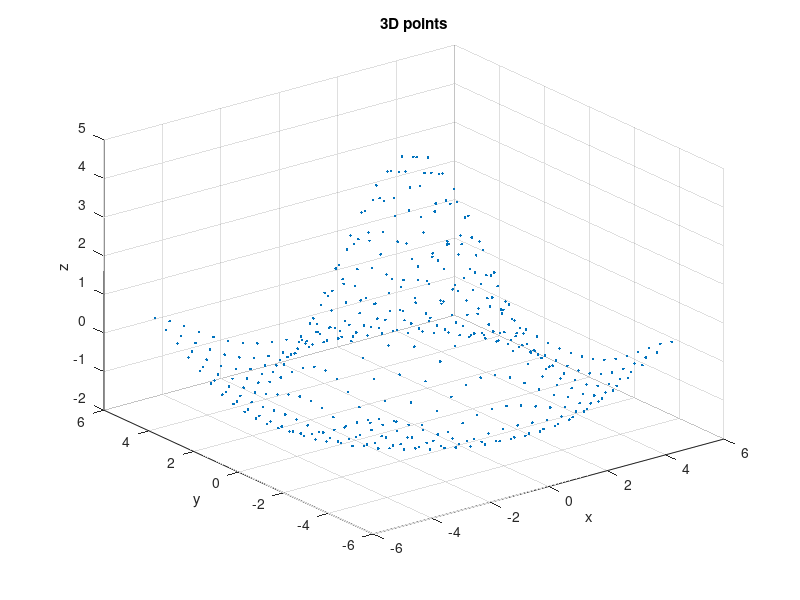
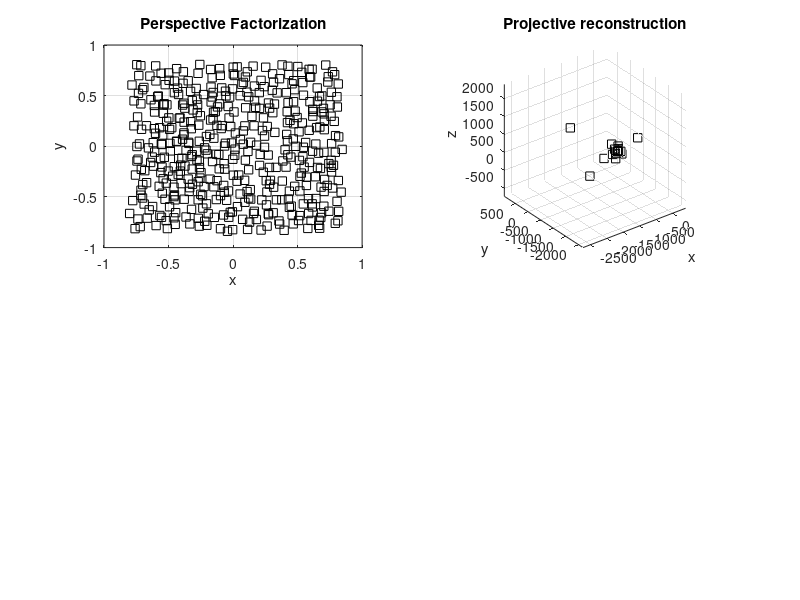
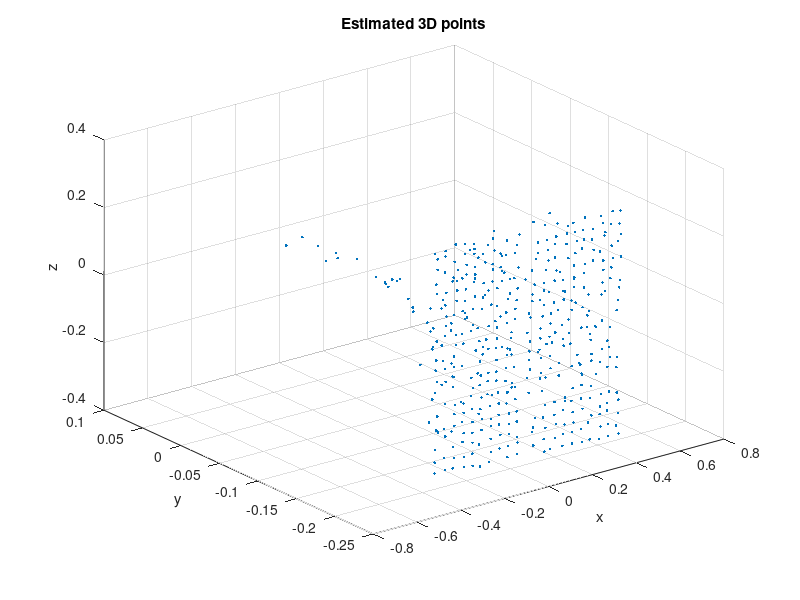

Write the MATLAB code that produced these figures, in order. (Note: this script raises an error after producing the figures.)
%%%%%%%%%%%%%%%%%%%%%%%%%%%%%%%%%%%%%%%%%%%%%%%%%%%%%%
% Interventional Medical Image Processing (IMIP)
% SS 2011
% (C) University Erlangen-Nuremberg
% Author: Attila Budai & Jan Paulus
% Exercise 3: Perspective Factorization & Homography                                             
% NOTE: Complete the '???' lines!                                       
%%%%%%%%%%%%%%%%%%%%%%%%%%%%%%%%%%%%%%%%%%%%%%%%%%%%%%

clear all;
close all;

% Normalize the image data using isotropic scaling due to numerical
% instabilities
% 0: no
% 1: yes
ISO_SCALING = 1; 

noiseLevel = 0.09;
xmin = -1;
xmax = 1;
ymin = -1;
ymax = 1;

% create point correspondences
[X,Y] = meshgrid(-5.1:.5:4.9);
R = sqrt(X.^2 + Y.^2) + eps;
Z = 5 * sin(R)./R;
xc = X(:);
yc = Y(:);
zc = Z(:);

% create homogeneous coordinates
[m,n] = size(xc);
x4d = [xc(:), yc(:), zc(:), ones(m*n,1)]';

figure(1); 
plot3( xc(:), yc(:), zc(:), '.' ); 
xlabel('x');
ylabel('y');
zlabel('z');
grid on
drawnow;
title('3D points');

numberOfTrackedPoints = length(xc)
numberOfFrames = 20 

P = zeros(numberOfFrames, 3, 4);
points = zeros(numberOfTrackedPoints, numberOfFrames, 2);

% (u0, v0) principal point 
u0 = 0.0;
v0 = 0.0;
f = 0.050; % focal length 50 mm = 0.05 m

px = 0.0004;
py = 0.0004;
sx = f/px;
sy = f/py;
s = 0;

KPR = [ sx s  u0 0;
        0  sy v0 0;
        0  0  1  0];

% rotation angle of each frame
angleStep = 9 / 180 * pi
rotAngle = numberOfFrames*angleStep % = pi -> 180 degree

cd = 1; 
number = 1;

% translation vector (x/y plane)
t1 =  0;
t2 =  0;
t3 =  800; % 700: more distance, 400: lower distance

% rotate camera around y-axis
alphay = 0;
alphaz = 0
alphax = 0

for alphay=0:angleStep:(rotAngle-angleStep)
    alphay
    number 
    
    RotX = [ 1  0                 0;
             0  cd*cos(alphax)   cd*(-sin(alphax));
             0  cd*sin(alphax)   cd*cos(alphax)];
         
    RotY = [ cd*cos(alphay)  0   cd*(-sin(alphay));
             0               1   0;
             cd*sin(alphay)  0   cd*cos(alphay)];
         
    RotZ = [ cd*cos(alphaz)  cd*(-sin(alphaz))  0;
             cd*sin(alphaz)  cd*cos(alphaz)     0;
             0               0                  1];
               
    Rot = RotX * RotY * RotZ;     
    
    % extrinsic parameters (R,t)
    T = [t1 t2 t3]';
    R = [ Rot   T;
          0 0 0 1];
      
    % resulting 3x4 projection matrix = intrinsic * extrinsic
    Pt = KPR*R;
    
    % perspective projection of the points
    x2d = Pt * x4d;
    x = x2d(1,:) ./ x2d(3,:);
    y = x2d(2,:) ./ x2d(3,:);
    err = rand(size(x))-0.5;
    x(:) = x(:) + noiseLevel.* err(:);
    err = rand(size(x))-0.5;
    y(:) = y(:) + noiseLevel.* err(:);
    points(:,number,1) = x;
    points(:,number,2) = y;
    
    figure(2);
    subplot(2,2,1); 
    plot(points(:, number, 1), points(:, number, 2), 'ks') % o
    axis([xmin xmax ymin ymax])
    title('Perspective Factorization');
    xlabel('x');
    ylabel('y');
    grid on
    drawnow
    pause(0.5)
    P(number,:,:) = Pt;
    number = number + 1;    
end

% point correspondences are stored in:
% points(pointIndex, frameIndex, dimension)

if(ISO_SCALING) 
    
    %%%%%%%%%%%%%%%%%%%%%%%%%%%%%%%%%%%%%%%%%%%%%%%%%%%%%%%%%%%%%
    % (1) Translation of the points that their dentroid is at the origin
    % (2) Scaling that the average distance from the origin is equal to
    %     sqrt(2)
    % (3) This transformation is applied to each of the images independently
    %%%%%%%%%%%%%%%%%%%%%%%%%%%%%%%%%%%%%%%%%%%%%%%%%%%%%%%%%%%%%     
     for i=1:numberOfFrames
        i
        pts = zeros(3, numberOfTrackedPoints);
        pts(1,:) = points(:,i,1);
        pts(2,:) = points(:,i,2);
        pts(3,:) = ones(1,numberOfTrackedPoints);
        xn = pts(1:2,:);            % xn is a (2xN) matrix
        N = size(xn,2);             % = numberOfTrackedPoints
        t = (1/N) * sum(xn,2);      % this is the (x,y) centroid of the points (2x1); sum along the second dimension
        xnc = xn - t*ones(1,N);     % center the points; xnc is a (2xN) matrix
        center(:,i,1) = xnc(1,:);
        center(:,i,2) = xnc(2,:);
        
        dc = sqrt(sum(xnc.^2));     % distance of each new calculated point to the origin (0,0); dc is (1xN) vector
        davg = (1/N)*sum(dc);       % average distance to the origin
        s = sqrt(2)/davg;           % the scale factor, so that average distance is sqrt(2)
        T = [s*eye(2), -s*t ; 0 0 1];   % transformation matrix
        pts = T * pts;
        points(:,i,1) = pts(1,:);
        points(:,i,2) = pts(2,:);
        
        a=sqrt(points(:,i,1).*points(:,i,1) + points(:,i,2).*points(:,i,2));
        avglength=(1/numberOfTrackedPoints).*(sum(sum(a)))
        
        originX=(1/numberOfTrackedPoints).*sum(sum(points(:,i,1)))
        originY=(1/numberOfTrackedPoints).*sum(sum(points(:,i,2)))
    end
end

% Part I  Perspective Factorization
translations = zeros(numberOfFrames, 2);
measurementMatrix = zeros(3*numberOfFrames, numberOfTrackedPoints);

% initialize projective depth with ones
lambda = ones(numberOfFrames, numberOfTrackedPoints);

%%%%%%%%%%%%%%%%%%%%%%%%%%%%%%%%%%%%%%%%%%%%%%%%%%%%%%%%%%%%%
% (4) Compute for each frame the mean of image point coordinates
% (5) Subtract the mean from the image coordinates 
%%%%%%%%%%%%%%%%%%%%%%%%%%%%%%%%%%%%%%%%%%%%%%%%%%%%%%%%%%%%%
n = 1;
for i=1:numberOfFrames
     measurementMatrix(n,:) = points(:, i, 1);
     measurementMatrix(n+1,:) = points(:, i, 2);  
     measurementMatrix(n+2,:) = 1;
    n = n + 3;
end

% keep the original measurement matrix
W = measurementMatrix;

lc = 0.5;
lambdaChange = 1000;
oldLambda = 2000;

while(abs(lambdaChange-oldLambda) > lc) 
    %for lo = 1:5 % fixed number of iterations
        change = abs(lambdaChange-oldLambda)

        %%%%%%%%%%%%%%%%%%%%%%%%%%%%%%%%%%%%%%%%%%%%%%%%%%%%%%%%%%%%%
        % (7) Normalizing rows, use Frobenius-norm
        %%%%%%%%%%%%%%%%%%%%%%%%%%%%%%%%%%%%%%%%%%%%%%%%%%%%%%%%%%%%%
        for i=1:numberOfFrames
             lambda(i,:) = lambda(i,:) / norm(lambda(i,:), 'fro');
        end
        
        %%%%%%%%%%%%%%%%%%%%%%%%%%%%%%%%%%%%%%%%%%%%%%%%%%%%%%%%%%%%%
        % (8) Normalizing columns, use Frobenius-norm 
        %%%%%%%%%%%%%%%%%%%%%%%%%%%%%%%%%%%%%%%%%%%%%%%%%%%%%%%%%%%%% 
        for i=1:numberOfTrackedPoints
            lambda(:,i) = lambda(:,i) / norm(lambda(:,i), 'fro');
        end

        %%%%%%%%%%%%%%%%%%%%%%%%%%%%%%%%%%%%%%%%%%%%%%%%%%%%%%%%%%%%%
        % (6) Build the measurement matrix
        %%%%%%%%%%%%%%%%%%%%%%%%%%%%%%%%%%%%%%%%%%%%%%%%%%%%%%%%%%%%%
        j = 1;
        for i=1:numberOfFrames
             measurementMatrix(j,:) = W(j,:) .* lambda(i,:);
             measurementMatrix(j+1,:) = W(j + 1,:) .* lambda(i,:);
             measurementMatrix(j+2,:) = lambda(i,:);
            j = j + 3;
        end
      
        cond(measurementMatrix)
        
        %%%%%%%%%%%%%%%%%%%%%%%%%%%%%%%%%%%%%%%%%%%%%%%%%%%%%%%%%%%%%
        % (9) Compute the SVD
        %%%%%%%%%%%%%%%%%%%%%%%%%%%%%%%%%%%%%%%%%%%%%%%%%%%%%%%%%%%%%
         [U,S,V] = svd(measurementMatrix);
        
        %%%%%%%%%%%%%%%%%%%%%%%%%%%%%%%%%%%%%%%%%%%%%%%%%%%%%%%%%%%%%
        % (10) Find its nearest rank-4 approximation using the SVD
        %%%%%%%%%%%%%%%%%%%%%%%%%%%%%%%%%%%%%%%%%%%%%%%%%%%%%%%%%%%%%
         for i=5:size(S,1)
             S(i,i) = 0;
         end
        oldM = measurementMatrix;

        %%%%%%%%%%%%%%%%%%%%%%%%%%%%%%%%%%%%%%%%%%%%%%%%%%%%%%%%%%%%%
        % (11) Get the motion (camera movement)
        %%%%%%%%%%%%%%%%%%%%%%%%%%%%%%%%%%%%%%%%%%%%%%%%%%%%%%%%%%%%%
        Ssq = sqrt(S);
         Pfac = U * Ssq;

        %%%%%%%%%%%%%%%%%%%%%%%%%%%%%%%%%%%%%%%%%%%%%%%%%%%%%%%%%%%%%
        % (11) Get the structure (3D points)
        %%%%%%%%%%%%%%%%%%%%%%%%%%%%%%%%%%%%%%%%%%%%%%%%%%%%%%%%%%%%%
         Xfac = Ssq * V';
        
        figure(3); 
        plot3(Xfac(1,:), Xfac(2,:), Xfac(3,:), '.'); 
        xlabel('x');
        ylabel('y');
        zlabel('z');
        grid on
        drawnow;
        title('Estimated 3D points');
        
        %%%%%%%%%%%%%%%%%%%%%%%%%%%%%%%%%%%%%%%%%%%%%%%%%%%%%%%%%%%%%
        % (12) Reproject the 3D points into each image to obtain new 
        %      estimates of the depths
        %%%%%%%%%%%%%%%%%%%%%%%%%%%%%%%%%%%%%%%%%%%%%%%%%%%%%%%%%%%%%
        measurementMatrix = U * S * V';

        measurementMatrix = measurementMatrix ./ W;
        
        %%%%%%%%%%%%%%%%%%%%%%%%%%%%%%%%%%%%%%%%%%%%%%%%%%%%%%%%%%%%%
        % (13) Get new lambda's
        % (14) Compute the mean of these three new lambda's
        %%%%%%%%%%%%%%%%%%%%%%%%%%%%%%%%%%%%%%%%%%%%%%%%%%%%%%%%%%%%%
        j = 1;
        for i=1:numberOfFrames
            lambdaMean = 1/3 * ( measurementMatrix(j,:) + measurementMatrix(j+1,:) + measurementMatrix(j+2,:) );
            lambda(i,:) = lambdaMean;
            j = j + 3;
        end
        
        oldLambda = lambdaChange;
        lambdaChange = norm(measurementMatrix - oldM, 'fro');
        lambdaChange
    %end
end

sx = size(Xfac);
X3D = zeros( 3, sx(2) );
X3D(1,:) = Xfac(1,:) ./ Xfac(4,:);
X3D(2,:) = Xfac(2,:) ./ Xfac(4,:);
X3D(3,:) = Xfac(3,:) ./ Xfac(4,:);

% plot the projective reconstruction
figure(2);
subplot(2,2,2);
plot3(X3D(1,:), X3D(2,:), X3D(3,:), 'ks');
grid on
axis equal;
xlabel('x');
ylabel('y');
zlabel('z');
title('Projective reconstruction');

% Homography:
% The projective reconstruction does not give us a good 
% idea how the reconstructed object does look like. 
% Therefore we will jump from the projective reconstruction 
% to a metric reconstruction using ground truth.
% Fortunately we have given the real (not the computed)
% projection matrices. This will allow us to compute the
% HOMOGRAPHY between the projective and the metric
% reconstruction.

%%%%%%%%%%%%%%%%%%%%%%%%%%%%%%%%%%%%%%%%%%%%%%%%%%%%%%%%%%%%%
% (16) Compute the homography
%%%%%%%%%%%%%%%%%%%%%%%%%%%%%%%%%%%%%%%%%%%%%%%%%%%%%%%%%%%%%
x0 = eye(4,4);
xdata = Xfac([1:4],:); % projective reconstruction
ydata = x4d;
size(xdata)
size(ydata)
% solve non-linear curve-fitting problem in least-squares sense;
% given input data xdata;
% observed output data ydata;
% find coefficients h that best fit the equation
% non-linear function homography; @ means can be specified as a 
% function handle

% lsqcurvefit ???
[h, resnorm] = lsqcurvefit(@homography,x0,xdata,ydata)

% homography
h 
% value of the squared 2-norm of the residual at h
resnorm

%%%%%%%%%%%%%%%%%%%%%%%%%%%%%%%%%%%%%%%%%%%%%%%%%%%%%%%%%%%%%
% (17) Jump to the metric space
%%%%%%%%%%%%%%%%%%%%%%%%%%%%%%%%%%%%%%%%%%%%%%%%%%%%%%%%%%%%%
XMetric = h*xdata;
XMetric(1,:) = XMetric(1,:) ./ XMetric(4,:);
XMetric(2,:) = XMetric(2,:) ./ XMetric(4,:);
XMetric(3,:) = XMetric(3,:) ./ XMetric(4,:);

subplot(2,2,3);
plot3(XMetric(1,:), XMetric(2,:), XMetric(3,:), 'ks');
grid on
xlabel('x');
ylabel('y');
zlabel('z');
axis equal;
title('Metric reconstruction');